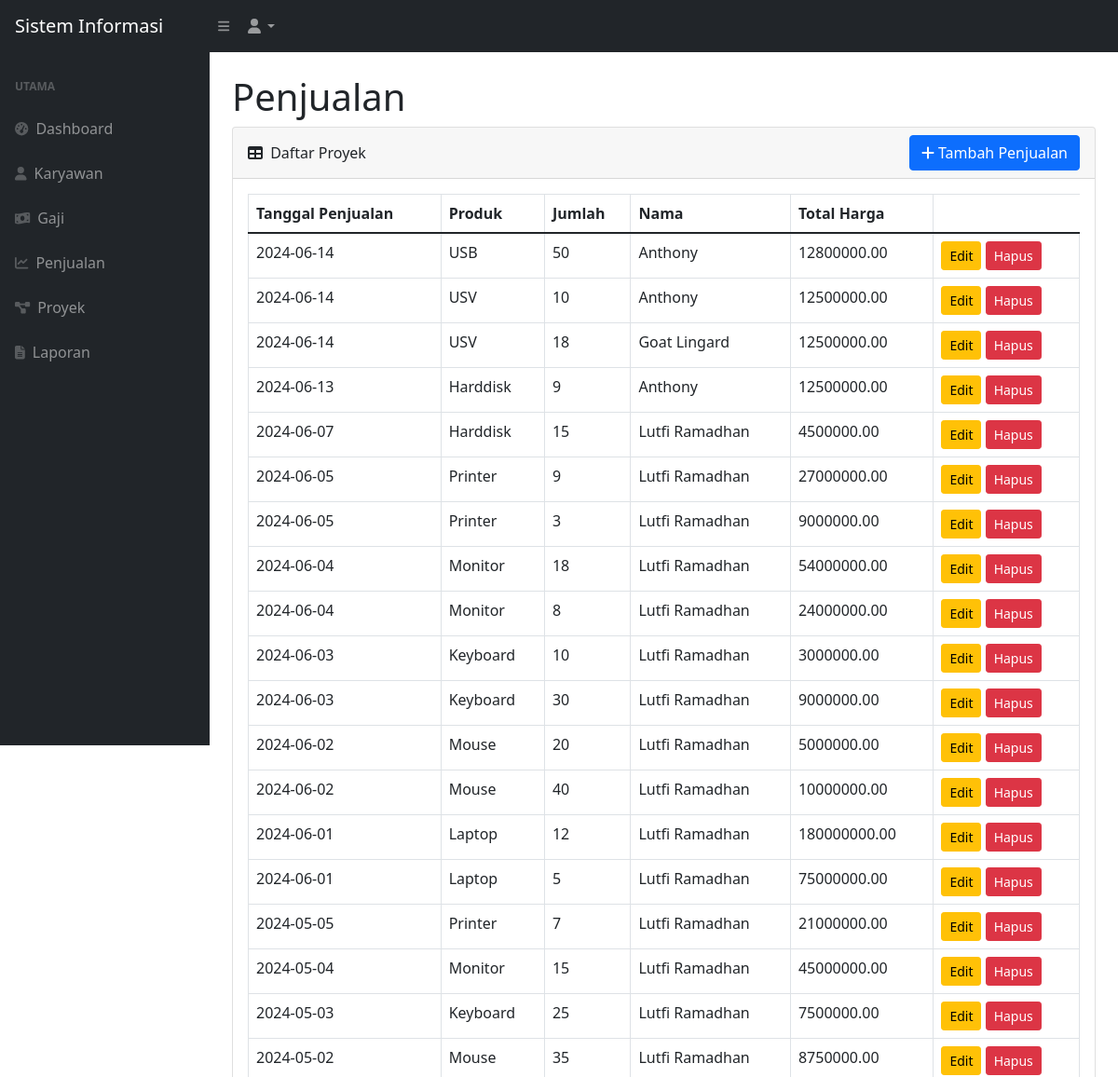
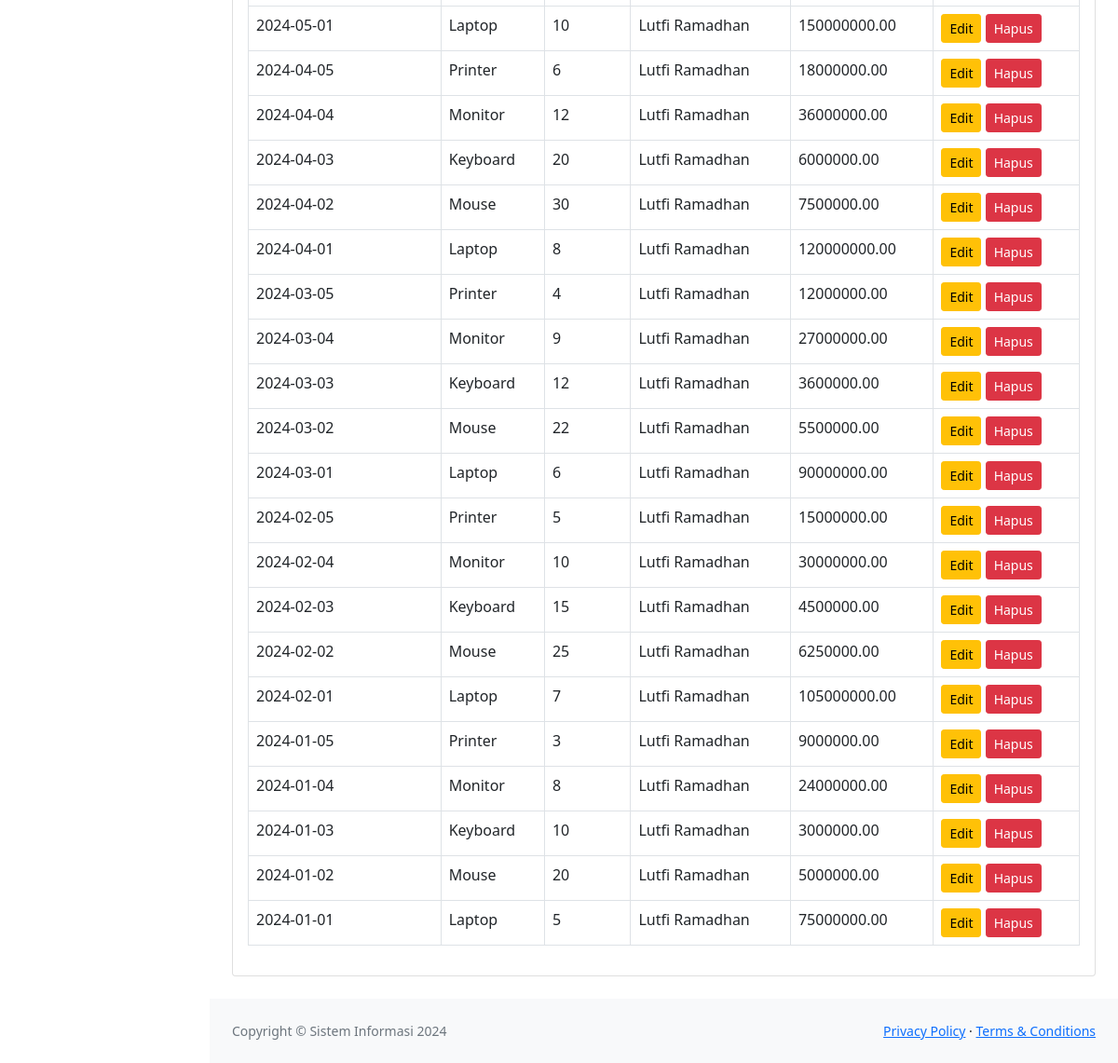
Page /ProyekSMBD-Kelompok8/penjualan.php on the committed database (2 pictures, top to bottom).
### tables this page shows
CREATE TABLE `penjualan` (
  `Id_Penjualan` int(11) NOT NULL,
  `Id_Karyawan` int(50) NOT NULL,
  `Produk_Penjualan` varchar(50) NOT NULL,
  `Tanggal_Penjualan` date NOT NULL,
  `Jumlah` int(11) NOT NULL,
  `Total_Harga` decimal(15,2) NOT NULL
);

CREATE TABLE `karyawan` (
  `Id_Karyawan` int(50) NOT NULL,
  `Nama` varchar(50) NOT NULL,
  `Jabatan` varchar(50) NOT NULL,
  `Id_Departemen` int(50) NOT NULL,
  `Tanggal_Bergabung` date NOT NULL,
  `Gaji` decimal(50,0) NOT NULL,
  `Kontak` varchar(50) NOT NULL
);

### ProyekSMBD-Kelompok8/penjualan.php (the view, shortened to what this page needs)
<!DOCTYPE html>
<html lang="en">
    <head>
        <link href="https://cdn.jsdelivr.net/npm/simple-datatables@7.1.2/dist/style.min.css" rel="stylesheet" />
        <link href="css/styles.css" rel="stylesheet" />
        <link rel="stylesheet" href="https://cdnjs.cloudflare.com/ajax/libs/bootstrap/5.1.3/css/bootstrap.min.css" />
    </head>
    <body class="sb-nav-fixed">
    <nav class="sb-topnav navbar navbar-expand navbar-dark bg-dark">
            <a class="navbar-brand ps-3" href="index.html">Sistem Informasi</a>
            <button class="btn btn-link btn-sm order-1 order-lg-0 me-4 me-lg-0" id="sidebarToggle" href="#!"><i class="fas fa-bars"></i></button>
            <ul class="navbar-nav ms-auto ms-md-0 me-3 me-lg-4">
                <li class="nav-item dropdown">
                    <a class="nav-link dropdown-toggle" id="navbarDropdown" href="#" role="button" data-bs-toggle="dropdown" aria-expanded="false"><i class="fas fa-user fa-fw"></i></a>
                </li>
            </ul>
        </nav>
        <div id="layoutSidenav">
        <div id="layoutSidenav_nav">
            <nav class="sb-sidenav accordion sb-sidenav-dark" id="sidenavAccordion">
                <div class="sb-sidenav-menu">
                    <div class="nav">
                        <div class="sb-sidenav-menu-heading">UTAMA</div>
                        <a class="nav-link" href="index.php">
                            <div class="sb-nav-link-icon"><i class="fas fa-tachometer-alt"></i></div>
                            Dashboard
                        </a>
                        <a class="nav-link" href="karyawan.php">
                            <div class="sb-nav-link-icon"><i class="fas fa-user"></i></div>
                            Karyawan
                        </a>
                        <a class="nav-link" href="gaji.php">
                            <div class="sb-nav-link-icon"><i class="fas fa-money-bill-wave"></i></div>
                            Gaji
                        </a>
                        <a class="nav-link" href="penjualan.php">
                            <div class="sb-nav-link-icon"><i class="fas fa-chart-line"></i></div>
                            Penjualan
                        </a>
                        <a class="nav-link" href="proyek.php">
                            <div class="sb-nav-link-icon"><i class="fas fa-project-diagram"></i></div>
                            Proyek
                        </a>
                        <a class="nav-link" href="laporan.php">
                            <div class="sb-nav-link-icon"><i class="fas fa-file-alt"></i></div>
                            Laporan
                        </a>
                    </div>
                </div>
            </nav>
            </div>
            <div id="layoutSidenav_content">
                <main>
                    <div class="container-fluid px-4">
                        <h1 class="mt-4">Penjualan</h1>
                        <div class="card mb-4">
                            <div class="card-header d-flex justify-content-between align-items-center">
                                <div>
                                    <i class="fas fa-table me-1"></i>
                                    Daftar Proyek
                                </div>
                                <button class="btn btn-primary" data-bs-toggle="modal" data-bs-target="#tambahModal"><i class="fas fa-plus"></i> Tambah Penjualan</button>
                            </div>
                            <div class="card-body">
                                <div class="table-responsive">
                                    <table class="table table-bordered" id="dataTable" width="100%" cellspacing="0">
                                        <thead>
                                            <tr>
                                                <th>Tanggal Penjualan</th>
                                                <th>Produk</th>
                                                <th>Jumlah</th>
                                                <th>Nama</th>
                                                <th>Total Harga</th>
                                            </tr>
                                        </thead>
                                        <tbody>
                                            <?php include 'php/koneksi.php';
                                            $query = "SELECT p.Id_Penjualan, p.Tanggal_Penjualan, p.Produk_Penjualan, p.Jumlah, k.Nama, p.Total_Harga FROM karyawan k JOIN penjualan p ON p.Id_Karyawan=k.Id_Karyawan ORDER BY Tanggal_Penjualan DESC;";
                                            $result = mysqli_query($koneksi, $query);
                                            if ($result->num_rows > 0) {
                                                while($row = $result->fetch_assoc()) {
                                                    echo "<tr>";
                                                    echo "<td>" . $row["Tanggal_Penjualan"] . "</td>";
                                                    echo "<td>" . $row["Produk_Penjualan"] . "</td>";
                                                    echo "<td>" . $row["Jumlah"] . "</td>";
                                                    echo "<td>" . $row["Nama"] . "</td>";
                                                    echo "<td>" . $row["Total_Harga"] . "</td>";
                                                    if (isset($row['Id_Penjualan'])) {
                                                        echo "<td><button class='btn btn-warning btn-sm editBtn' data-id='" . $row['Id_Penjualan'] . "' data-tanggal='" . $row['Tanggal_Penjualan'] . "' data-produk='" . $row['Produk_Penjualan'] . "' data-jumlah='" . $row['Jumlah'] . "' data-nama='" . $row['Nama'] . "' data-total='" . $row['Total_Harga'] . "'>Edit</button> <button class='btn btn-danger btn-sm deleteBtn' data-id='" . $row['Id_Penjualan'] . "'>Hapus</button></td>";
                                                    } else {
                                                        echo "<td>Error: No ID</td>";
                                                    }
                                                    echo "</tr>";
                                                }
                                            } else {
                                                echo "<tr><td colspan='7'>0 results</td></tr>";
                                            }
                                            ?>
                                        </tbody>
                                    </table>
                                </div>
                            </div>
                        </div>
                    </div>
                </main>
                <footer class="py-4 bg-light mt-auto">
                    <div class="container-fluid px-4">
                        <div class="d-flex align-items-center justify-content-between small">
                            <div class="text-muted">Copyright &copy; Sistem Informasi 2024</div>
                            <div>
                                <a href="#">Privacy Policy</a>
                                &middot;
                                <a href="#">Terms &amp; Conditions</a>
                            </div>
                        </div>
                    </div>
                </footer>
            </div>
        </div>
    </body>
</html>

### rows in the picture
penjualan: Tanggal_Penjualan "2024-06-14", Produk_Penjualan "USB", Jumlah "50", Id_Karyawan.Nama "Anthony", Total_Harga "12800000.00"
penjualan: Tanggal_Penjualan "2024-06-14", Produk_Penjualan "USV", Jumlah "10", Id_Karyawan.Nama "Anthony", Total_Harga "12500000.00"
penjualan: Tanggal_Penjualan "2024-06-14", Produk_Penjualan "USV", Jumlah "18", Id_Karyawan.Nama "Goat Lingard", Total_Harga "12500000.00"
penjualan: Tanggal_Penjualan "2024-06-13", Produk_Penjualan "Harddisk", Jumlah "9", Id_Karyawan.Nama "Anthony", Total_Harga "12500000.00"
penjualan: Tanggal_Penjualan "2024-06-07", Produk_Penjualan "Harddisk", Jumlah "15", Id_Karyawan.Nama "Lutfi Ramadhan", Total_Harga "4500000.00"
penjualan: Tanggal_Penjualan "2024-06-05", Produk_Penjualan "Printer", Jumlah "9", Id_Karyawan.Nama "Lutfi Ramadhan", Total_Harga "27000000.00"
penjualan: Tanggal_Penjualan "2024-06-05", Produk_Penjualan "Printer", Jumlah "3", Id_Karyawan.Nama "Lutfi Ramadhan", Total_Harga "9000000.00"
penjualan: Tanggal_Penjualan "2024-06-04", Produk_Penjualan "Monitor", Jumlah "18", Id_Karyawan.Nama "Lutfi Ramadhan", Total_Harga "54000000.00"
penjualan: Tanggal_Penjualan "2024-06-04", Produk_Penjualan "Monitor", Jumlah "8", Id_Karyawan.Nama "Lutfi Ramadhan", Total_Harga "24000000.00"
penjualan: Tanggal_Penjualan "2024-06-03", Produk_Penjualan "Keyboard", Jumlah "10", Id_Karyawan.Nama "Lutfi Ramadhan", Total_Harga "3000000.00"
penjualan: Tanggal_Penjualan "2024-06-03", Produk_Penjualan "Keyboard", Jumlah "30", Id_Karyawan.Nama "Lutfi Ramadhan", Total_Harga "9000000.00"
penjualan: Tanggal_Penjualan "2024-06-02", Produk_Penjualan "Mouse", Jumlah "20", Id_Karyawan.Nama "Lutfi Ramadhan", Total_Harga "5000000.00"
penjualan: Tanggal_Penjualan "2024-06-02", Produk_Penjualan "Mouse", Jumlah "40", Id_Karyawan.Nama "Lutfi Ramadhan", Total_Harga "10000000.00"
penjualan: Tanggal_Penjualan "2024-06-01", Produk_Penjualan "Laptop", Jumlah "12", Id_Karyawan.Nama "Lutfi Ramadhan", Total_Harga "180000000.00"
penjualan: Tanggal_Penjualan "2024-06-01", Produk_Penjualan "Laptop", Jumlah "5", Id_Karyawan.Nama "Lutfi Ramadhan", Total_Harga "75000000.00"
penjualan: Tanggal_Penjualan "2024-05-05", Produk_Penjualan "Printer", Jumlah "7", Id_Karyawan.Nama "Lutfi Ramadhan", Total_Harga "21000000.00"
penjualan: Tanggal_Penjualan "2024-05-04", Produk_Penjualan "Monitor", Jumlah "15", Id_Karyawan.Nama "Lutfi Ramadhan", Total_Harga "45000000.00"
penjualan: Tanggal_Penjualan "2024-05-03", Produk_Penjualan "Keyboard", Jumlah "25", Id_Karyawan.Nama "Lutfi Ramadhan", Total_Harga "7500000.00"
penjualan: Tanggal_Penjualan "2024-05-02", Produk_Penjualan "Mouse", Jumlah "35", Id_Karyawan.Nama "Lutfi Ramadhan", Total_Harga "8750000.00"
penjualan: Tanggal_Penjualan "2024-05-01", Produk_Penjualan "Laptop", Jumlah "10", Id_Karyawan.Nama "Lutfi Ramadhan", Total_Harga "150000000.00"
penjualan: Tanggal_Penjualan "2024-04-05", Produk_Penjualan "Printer", Jumlah "6", Id_Karyawan.Nama "Lutfi Ramadhan", Total_Harga "18000000.00"
penjualan: Tanggal_Penjualan "2024-04-04", Produk_Penjualan "Monitor", Jumlah "12", Id_Karyawan.Nama "Lutfi Ramadhan", Total_Harga "36000000.00"
penjualan: Tanggal_Penjualan "2024-04-03", Produk_Penjualan "Keyboard", Jumlah "20", Id_Karyawan.Nama "Lutfi Ramadhan", Total_Harga "6000000.00"
penjualan: Tanggal_Penjualan "2024-04-02", Produk_Penjualan "Mouse", Jumlah "30", Id_Karyawan.Nama "Lutfi Ramadhan", Total_Harga "7500000.00"
penjualan: Tanggal_Penjualan "2024-04-01", Produk_Penjualan "Laptop", Jumlah "8", Id_Karyawan.Nama "Lutfi Ramadhan", Total_Harga "120000000.00"
penjualan: Tanggal_Penjualan "2024-03-05", Produk_Penjualan "Printer", Jumlah "4", Id_Karyawan.Nama "Lutfi Ramadhan", Total_Harga "12000000.00"
penjualan: Tanggal_Penjualan "2024-03-04", Produk_Penjualan "Monitor", Jumlah "9", Id_Karyawan.Nama "Lutfi Ramadhan", Total_Harga "27000000.00"
penjualan: Tanggal_Penjualan "2024-03-03", Produk_Penjualan "Keyboard", Jumlah "12", Id_Karyawan.Nama "Lutfi Ramadhan", Total_Harga "3600000.00"
penjualan: Tanggal_Penjualan "2024-03-02", Produk_Penjualan "Mouse", Jumlah "22", Id_Karyawan.Nama "Lutfi Ramadhan", Total_Harga "5500000.00"
penjualan: Tanggal_Penjualan "2024-03-01", Produk_Penjualan "Laptop", Jumlah "6", Id_Karyawan.Nama "Lutfi Ramadhan", Total_Harga "90000000.00"
penjualan: Tanggal_Penjualan "2024-02-05", Produk_Penjualan "Printer", Jumlah "5", Id_Karyawan.Nama "Lutfi Ramadhan", Total_Harga "15000000.00"
penjualan: Tanggal_Penjualan "2024-02-04", Produk_Penjualan "Monitor", Jumlah "10", Id_Karyawan.Nama "Lutfi Ramadhan", Total_Harga "30000000.00"
penjualan: Tanggal_Penjualan "2024-02-03", Produk_Penjualan "Keyboard", Jumlah "15", Id_Karyawan.Nama "Lutfi Ramadhan", Total_Harga "4500000.00"
penjualan: Tanggal_Penjualan "2024-02-02", Produk_Penjualan "Mouse", Jumlah "25", Id_Karyawan.Nama "Lutfi Ramadhan", Total_Harga "6250000.00"
penjualan: Tanggal_Penjualan "2024-02-01", Produk_Penjualan "Laptop", Jumlah "7", Id_Karyawan.Nama "Lutfi Ramadhan", Total_Harga "105000000.00"
penjualan: Tanggal_Penjualan "2024-01-05", Produk_Penjualan "Printer", Jumlah "3", Id_Karyawan.Nama "Lutfi Ramadhan", Total_Harga "9000000.00"
penjualan: Tanggal_Penjualan "2024-01-04", Produk_Penjualan "Monitor", Jumlah "8", Id_Karyawan.Nama "Lutfi Ramadhan", Total_Harga "24000000.00"
penjualan: Tanggal_Penjualan "2024-01-03", Produk_Penjualan "Keyboard", Jumlah "10", Id_Karyawan.Nama "Lutfi Ramadhan", Total_Harga "3000000.00"
penjualan: Tanggal_Penjualan "2024-01-02", Produk_Penjualan "Mouse", Jumlah "20", Id_Karyawan.Nama "Lutfi Ramadhan", Total_Harga "5000000.00"
penjualan: Tanggal_Penjualan "2024-01-01", Produk_Penjualan "Laptop", Jumlah "5", Id_Karyawan.Nama "Lutfi Ramadhan", Total_Harga "75000000.00"
